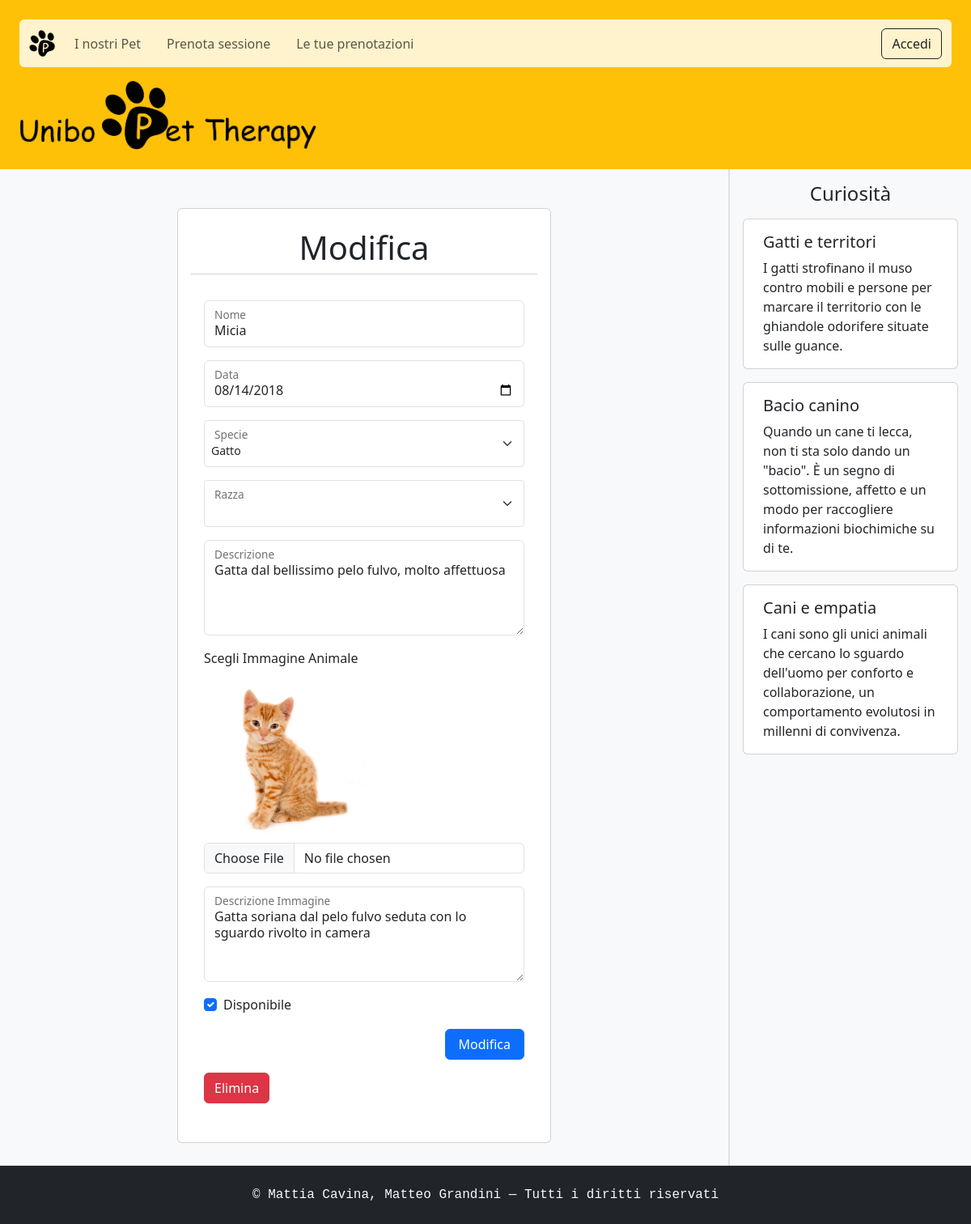
The page /add-pet.php?pet-id=5 on the database as committed earlier.
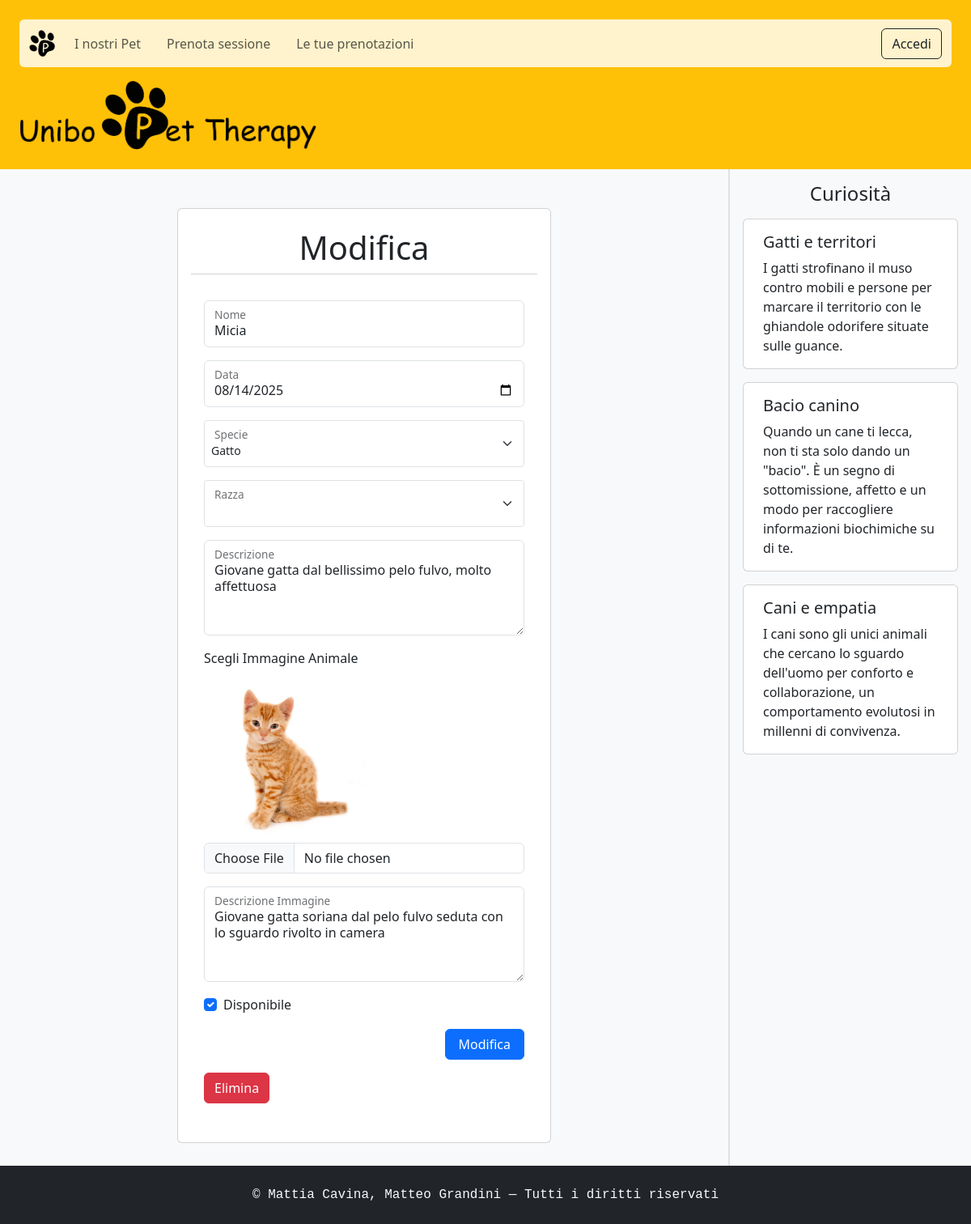
The same page on the database as committed later.
### tables this page shows
create table Pet (
    ID_Pet int not null auto_increment,
    Nomepet varchar(50) not null,
    DataDiNascita date not null,
    Descrizione varchar(300) not null,
    Immagine varchar(255) not null,
    DescrizioneImmagine varchar(300) not null,
    Disponibile boolean not null,
    ID_Razza int not null,
    constraint IDPET primary key (ID_Pet)
);

create table Razze (
    ID_Razza int not null auto_increment,
    Nomerazza varchar(50) not null,
    ID_Specie int not null,
    constraint IDRAZZA primary key (ID_Razza)
);

create table Curiosita (
    ID_Curiosita int not null auto_increment,
    Titolo varchar(50) not null,
    Descrizione varchar(300) not null,
    constraint IDCURIOSITA primary key (ID_Curiosita)
);

### www/add-pet.php (called while the page is built, shortened)
<?php
require_once "bootstrap.php";
$templateParams["css"] = ["css/navbar.css"];
$templateParams["curiosita"] = $dbh->getRandomFacts(3);
$templateParams["title"] = "Aggiungi Pet | Unibo Pet Therapy";
$templateParams["main"] = "main/pet-form.php";
$templateParams["js"] = ["js/manage-pet.js"];
$templateParams["specie"] = $dbh->getSpecies();
$templateParams["razza"] = $dbh->getRaces();
if(isset($_REQUEST['pet-id'])){
  $templateParams["formaction"] = "Modifica";
  $templateParams["hidden"] = "visible";
  $temp= $dbh->getSinglePet($_REQUEST['pet-id']);
  $templateParams["specificpet"]["ID_Pet"] = $temp[0]["ID_Pet"];
  $templateParams["specificpet"]["Nomepet"] = $temp[0]["Nomepet"];
  $templateParams["specificpet"]["DataDiNascita"] = $temp[0]["DataDiNascita"];
  $templateParams["specificpet"]["Nomespecie"] = $temp[0]["Nomespecie"];
  $templateParams["specificpet"]["Nomerazza"] = $temp[0]["Nomerazza"];
  $templateParams["specificpet"]["Descrizione"] = $temp[0]["Descrizione"];
  $templateParams["specificpet"]["Immagine"] = $temp[0]["Immagine"];
  $templateParams["specificpet"]["DescrizioneImmagine"] = $temp[0]["DescrizioneImmagine"];
  $templateParams["specificpet"]["Disponibile"] = $temp[0]["Disponibile"] == 1? "yes" : "no";
}
require "template/base.php";

### www/db/database.php (called while the page is built, shortened)
<?php
class DatabaseHelper
{
  private $db;
  public function __construct($servername, $username, $password, $dbname, $port)
  {
    $this->db = new mysqli($servername, $username, $password, $dbname, $port);
  }
  public function getRandomFacts($n): array
  {
    $query = "SELECT titolo, descrizione FROM curiosita ORDER BY RAND() LIMIT ?";
    $stmt = $this->db->prepare($query);
    $stmt->bind_param("i", $n);
    $stmt->execute();
    $result = $stmt->get_result();
    return $result->fetch_all(MYSQLI_ASSOC);
  }
  public function getSinglePet($pet_id): array
  {
    $query = "SELECT * FROM pet P ,razze R , specie S WHERE P.ID_Razza = R.ID_Razza  AND R.ID_Specie = S.ID_Specie and P.ID_Pet = ?;";
    $stmt = $this->db->prepare($query);
    $stmt->bind_param('i', $pet_id);
    $stmt->execute();
    $result = $stmt->get_result();
    return $result->fetch_all(MYSQLI_ASSOC);
  }
  public function getSpecies(): array
  {
    $query = "SELECT * FROM specie";
    $stmt = $this->db->prepare($query);
    $stmt->execute();
    $result = $stmt->get_result();
    return $result->fetch_all(MYSQLI_ASSOC);
  }
  public function getRaces(): array
  {
    $query = "SELECT * FROM razze;";
    $stmt = $this->db->prepare($query);
    $stmt->execute();
    $result = $stmt->get_result();
    return $result->fetch_all(MYSQLI_ASSOC);
  }
}

### www/bootstrap.php (called while the page is built, shortened)
<?php
require_once "utils/functions.php";
require_once "db/database.php";
$dbh = new DatabaseHelper("localhost", "root", "", "unibo_pet_therapy", 3306);

### www/utils/functions.php (called while the page is built, shortened)
<?php
function isUserLoggedIn(): bool
{
    return !empty($_SESSION['userid']);
}
function isLoggedUserAdmin(): bool
{
    return isUserLoggedIn() && $_SESSION["admin"];
}

### www/template/main/pet-form.php (the view, shortened to what this page needs)
<div class="row justify-content-center bg-body-tertiary">
  <div class="mb-1 mt-md-5 col-md-6 p-3 card">
    <h2 class="text-center h1 mb-3 card-header bg-body"><?php echo $templateParams["formaction"]; ?></h2>
    <div class="card-body">
      <div class="mb-3">
        <form id="pet-form" action="#" method="POST">
          <div class="form-floating mb-3">
            <input type="text" name="nome" class="form-control" id="nome" placeholder="Nome" maxlength="50"
              value="<?php echo $templateParams["specificpet"]["Nomepet"]; ?>" required>
            <label for="nome" class="form-label">Nome</label>
          </div>
          <div class="form-floating mb-3">
            <input type="date" name="data" class="form-control" id="data" placeholder="Data"
              value="<?php echo $templateParams["specificpet"]["DataDiNascita"]; ?>" required>
            <label for="data" class="form-label">Data</label>
          </div>
          <div class="form-floating">
            <select id="spec-sel" name="nomespecie" class="form-select form-select-sm mb-3">
              <?php foreach ($templateParams["specie"] as $specie): ?>
                <option value="<?php echo $specie["ID_Specie"]; ?>"
                  <?php if ($specie["Nomespecie"] === $templateParams["specificpet"]["Nomespecie"]) echo 'selected'; ?>>
                  <?php echo $specie["Nomespecie"]; ?>
                </option>
              <?php endforeach; ?>
            </select>
            <label for="spec-sel">Specie</label>
          </div>
          <div class="form-floating">
            <select id="razza-sel" name="nomerazza" class="form-select form-select-sm mb-3" data-current="<?php echo $templateParams["specificpet"]["Nomerazza"]; ?>">
            </select>
            <label for="razza-sel">Razza</label>
          </div>
          <div class="form-floating mb-3">
            <textarea type="text" name="descrizione" class="form-control h-auto" id="descrizione" placeholder="Descrizione" maxlength="300"
              required rows="4" ><?php echo $templateParams["specificpet"]["Descrizione"]; ?></textarea>
            <label for="descrizione" class="form-label">Descrizione</label>
          </div>
          <div class="mb-3">
            <label for="formFile" class="form-label">Scegli Immagine Animale</label>
            <?php if (!empty($templateParams["specificpet"]["Immagine"])): ?>
              <div class="mb-2">
                <img src="<?php echo PET_IMG_DIR . $templateParams['specificpet']['Immagine']; ?>" alt="Currente immage: <?php echo $templateParams["specificpet"]["DescrizioneImmagine"]; ?>" style="max-width:200px;">
              </div>
            <?php endif; ?>
            <input class="form-control" type="file" id="pet-img" name="img" <?php empty($templateParams['specificpet']['Immagine']) ? "required" : ""; ?>>
          </div>
          <div class="form-floating mb-3">
            <textarea type="text" name="nome" class="form-control h-auto" id="descrizione-img" placeholder="Descrizione Immagine" maxlength="300"
              value="" rows="4" required><?php echo $templateParams["specificpet"]["DescrizioneImmagine"]; ?></textarea>
            <label for="descrizione-img" class="form-label">Descrizione Immagine</label>
          </div>
          <div class="form-check" style="visibility: <?php echo $templateParams['hidden']; ?>">
            <input class="form-check-input" type="checkbox" name="disponibile" id="disponibile"
              <?php if (!empty($templateParams["specificpet"]["Disponibile"]) && $templateParams["specificpet"]["Disponibile"] === "yes") echo 'checked'; ?>>
            <label class="form-check-label" for="disponibile">Disponibile</label>
          </div>
          <div class="col-auto">
            <div class="d-flex justify-content-end col">
              <input type="submit" class="btn btn-primary my-3 px-3"
                value="<?php echo $templateParams["formaction"]; ?>"
                id="<?php echo $templateParams["specificpet"]["ID_Pet"]; ?>">
            </div>
            <div class="d-flex justify-content-start col">
              <input type="button" class="btn btn-danger delete-app" data-bs-toggle="modal"
                data-bs-target="#confirmModal" value="Elimina" style="visibility: <?php echo $templateParams['hidden']; ?>"
                data-id="<?php echo $templateParams["specificpet"]["ID_Pet"]; ?>">
            </div>
          </div>
        </form>
      </div>
    </div>
  </div>
</div>

### www/template/base.php (shortened to what this page needs)
<!DOCTYPE html>
<html lang="it" data-bs-theme="light">
<head>
  <link href="https://cdn.jsdelivr.net/npm/bootstrap@5.3.8/dist/css/bootstrap.min.css" rel="stylesheet"/>
  <link rel="stylesheet" href="css/base.css"/>
  <?php
  if(isset($templateParams["css"])):
    foreach($templateParams["css"] as $sheet):
  ?>
      <link rel="stylesheet" href="<?php echo $sheet; ?>"/>
  <?php
    endforeach;
  endif;
  ?>
</head>
<body class="container-fluid bg-body p-0 overflow-x-hidden">
  <header class="bg-warning p-4">
    <?php require "navbar.php"; ?>
    <div class="row">
      <div class="col col-md-4">
        <a href="index.php"><img src="<?php echo DESIGN_IMG_DIR . "Titolo.png"; ?>" alt="" class="img-fluid w-100"/></a>
      </div>
      <div class="col-md-8"></div>
    </div>
  </header>
  <div class="row g-0 bg-body-tertiary">
    <div class="col-lg-9 col pb-4">
      <main>
        <?php
        if (isset($templateParams["main"])) {
          require $templateParams["main"];
        }
        ?>
      </main>
    </div>
    <div class="col-lg-3 border-start border-2 px-3 pb-3">
      <aside>
        <section>
          <h2 class="text-center my-3 h4">Curiosità</h2>
          <div class="row px-2 g-3 pb-4">
            <?php foreach ($templateParams["curiosita"] as $curiosita): ?>
              <article class="card col-12">
                <div class="card-body">
                  <h3 class="card-title h5"><?php echo $curiosita["titolo"]; ?></h3>
                  <p class="card-text"><?php echo $curiosita["descrizione"]; ?></p>
                </div>
              </article>
            <?php endforeach; ?>
          </div>
        </section>
      </aside>
    </div>
  </div>
  <footer class="bg-dark text-light text-center p-3 font-monospace">
    <p class="my-2">&copy; Mattia Cavina, Matteo Grandini — Tutti i diritti riservati</p>
  </footer>
</body>
</html>

### www/template/navbar.php (shortened to what this page needs)
<nav class="navbar navbar-expand-md mb-3 bg-warning-subtle rounded">
  <div class="container-fluid">
    <a class="navbar-brand d-none d-md-flex align-content-center" href="index.php">
      <img src="<?php echo DESIGN_IMG_DIR . "Zampa_P.png"; ?>" alt="Logo" class="img-fluid logo"/>
    </a>
    <div class="collapse navbar-collapse" id="navbarSupportedContent">
      <ul class="navbar-nav me-auto mb-2 mb-md-0 gap-md-3">
        <li class="nav-item">
          <a class="nav-link" href="pet.php">
            <?php echo isLoggedUserAdmin() ? "Gestisci Pet" : "I nostri Pet"; ?>
          </a>
        </li>
        <?php if (!isLoggedUserAdmin()): ?>
          <li class="nav-item">
            <a class="nav-link" href="nuova-prenotazione.php">Prenota sessione</a>
          </li>
        <?php endif; ?>
        <li class="nav-item">
          <a class="nav-link" href="prenotazioni.php">
            <?php echo isLoggedUserAdmin() ? "Gestisci prenotazioni" : "Le tue prenotazioni"; ?>
          </a>
        </li>
      </ul>
    </div>
    <?php if (!isUserLoggedIn()): ?>
      <a class="btn btn-outline-dark d-none d-md-flex" href="login.php">Accedi</a>
    <?php endif; ?>
  </div>
</nav>

### www/css/navbar.css (style rules this page uses)
.logo { width: 1.6em; }

Rows that differ between the two databases and show on the page:
changed pet "Micia": data "08/14/2018" → "08/14/2025"; descrizione "Gatta dal bellissimo pelo fulvo, molto affettuosa" → "Giovane gatta dal bellissimo pelo fulvo, molto affettuosa"; nome "Gatta soriana dal pelo fulvo seduta con lo sguardo rivolto in camera" → "Giovane gatta soriana dal pelo fulvo seduta con lo sguardo rivolto in camera"
